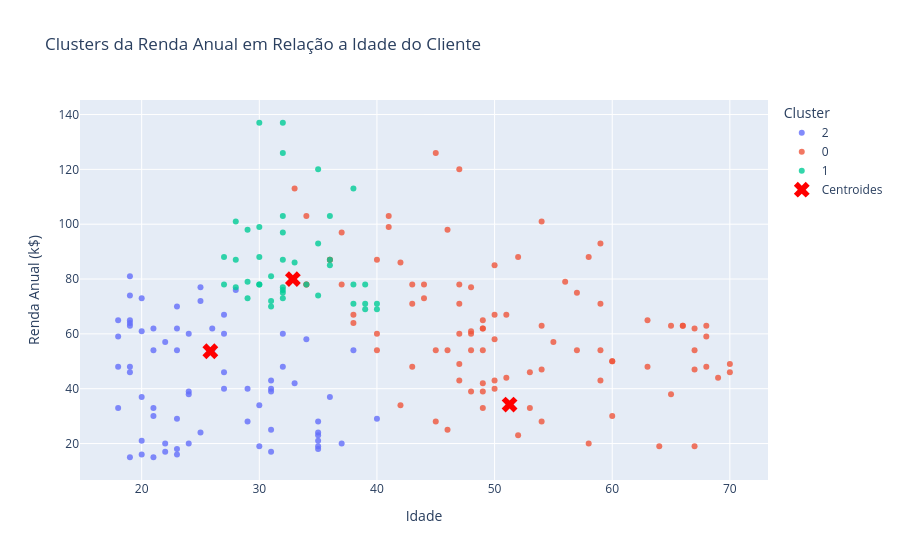

The notebook cell saved with this chart:
### Markdown cell above
- Gráfico 2 (Age x Annual Income)

### Code cell
# Plotando os pontos do gráfico

fig = px.scatter(
    df_clusters, x='Age', y='Annual_Income', 
    color='cluster',
    color_continuous_scale='viridis',
    opacity=0.8,
    title='Clusters da Renda Anual em Relação a Idade do Cliente'
)

# Adicionando os centroides

fig.add_scatter(
    x=centroides_originais[:, 0], y=centroides_originais[:, 2],
    mode='markers',
    marker=dict(color='red', symbol='x', size=14),
    name="Centroides"
)

fig.update_layout(
    xaxis_title='Idade', yaxis_title='Renda Anual (k$)',
    legend_title='Cluster'
)

### Figure 1 — Plotly figure (JSON) as saved in the notebook; plotly's stock layout.template omitted (floating-point values rounded to 4 significant figures)
{"data": [{"hovertemplate": "cluster=2<br>Age=%{x}<br>Annual_Income=%{y}<extra></extra>", "legendgroup": "2", "marker": {"color": "#636efa", "opacity": 0.8, "symbol": "circle"}, "mode": "markers", "name": "2", "orientation": "v", "showlegend": true, "type": "scatter", "x": [19, 21, 20, 23, 31, 22, 35, 23, 30, 35, 24, 37, 22, 35, 20, 35, 35, 25, 31, 29, 35, 40, 23, 21, 18, 21, 30, 36, 20, 24, 31, 24, 27, 29, 31, 33, 31, 27, 19, 18, 19, 32, 26, 23, 38, 21, 22, 34, 18, 32, 24, 27, 20, 23, 26, 21, 19, 19, 18, 19, 27, 23, 25, 20, 19, 28, 25, 19], "xaxis": "x", "y": [15, 15, 16, 16, 17, 17, 18, 18, 19, 19, 20, 20, 20, 21, 21, 23, 24, 24, 25, 28, 28, 29, 29, 30, 33, 33, 34, 37, 37, 38, 39, 39, 40, 40, 40, 42, 43, 46, 46, 48, 48, 48, 54, 54, 54, 54, 57, 58, 59, 60, 60, 60, 61, 62, 62, 62, 63, 64, 65, 65, 67, 70, 72, 73, 74, 76, 77, 81], "yaxis": "y"}, {"hovertemplate": "cluster=0<br>Age=%{x}<br>Annual_Income=%{y}<extra></extra>", "legendgroup": "0", "marker": {"color": "#EF553B", "opacity": 0.8, "symbol": "circle"}, "mode": "markers", "name": "0", "orientation": "v", "showlegend": true, "type": "scatter", "x": [64, 67, 58, 52, 46, 54, 45, 60, 53, 49, 42, 65, 48, 49, 50, 49, 59, 50, 47, 51, 69, 53, 70, 67, 54, 63, 43, 68, 70, 47, 60, 60, 59, 45, 40, 49, 57, 67, 46, 48, 55, 50, 68, 48, 40, 47, 48, 49, 67, 49, 66, 54, 68, 66, 65, 38, 63, 49, 51, 50, 38, 43, 59, 47, 44, 57, 48, 34, 43, 44, 47, 37, 34, 56, 50, 42, 36, 40, 36, 52, 58, 59, 37, 46, 41, 54, 41, 34, 33, 47, 45], "xaxis": "x", "y": [19, 19, 20, 23, 25, 28, 28, 30, 33, 33, 34, 38, 39, 39, 40, 42, 43, 43, 43, 44, 44, 46, 46, 47, 47, 48, 48, 48, 49, 49, 50, 50, 54, 54, 54, 54, 54, 54, 54, 54, 57, 58, 59, 60, 60, 60, 61, 62, 62, 62, 63, 63, 63, 63, 63, 64, 65, 65, 67, 67, 67, 71, 71, 71, 73, 75, 77, 78, 78, 78, 78, 78, 78, 79, 85, 86, 87, 87, 87, 88, 88, 93, 97, 98, 99, 101, 103, 103, 113, 120, 126], "yaxis": "y"}, {"hovertemplate": "cluster=1<br>Age=%{x}<br>Annual_Income=%{y}<extra></extra>", "legendgroup": "1", "marker": {"color": "#00cc96", "opacity": 0.8, "symbol": "circle"}, "mode": "markers", "name": "1", "orientation": "v", "showlegend": true, "type": "scatter", "x": [40, 39, 31, 40, 38, 39, 31, 29, 32, 35, 32, 32, 28, 32, 34, 39, 38, 27, 30, 30, 29, 31, 36, 33, 32, 28, 36, 30, 27, 35, 32, 29, 30, 28, 36, 32, 38, 35, 32, 32, 30], "xaxis": "x", "y": [69, 69, 70, 71, 71, 71, 72, 73, 73, 74, 75, 76, 77, 77, 78, 78, 78, 78, 78, 78, 79, 81, 85, 86, 87, 87, 87, 88, 88, 93, 97, 98, 99, 101, 103, 103, 113, 120, 126, 137, 137], "yaxis": "y"}, {"marker": {"color": "red", "size": 14, "symbol": "x"}, "mode": "markers", "name": "Centroides", "type": "scatter", "x": [51.27, 32.85, 25.84], "y": [34.21, 79.98, 53.65]}], "layout": {"legend": {"title": {"text": "Cluster"}, "tracegroupgap": 0}, "title": {"text": "Clusters da Renda Anual em Relação a Idade do Cliente"}, "xaxis": {"anchor": "y", "domain": [0, 1], "title": {"text": "Idade"}}, "yaxis": {"anchor": "x", "domain": [0, 1], "title": {"text": "Renda Anual (k$)"}}}}
